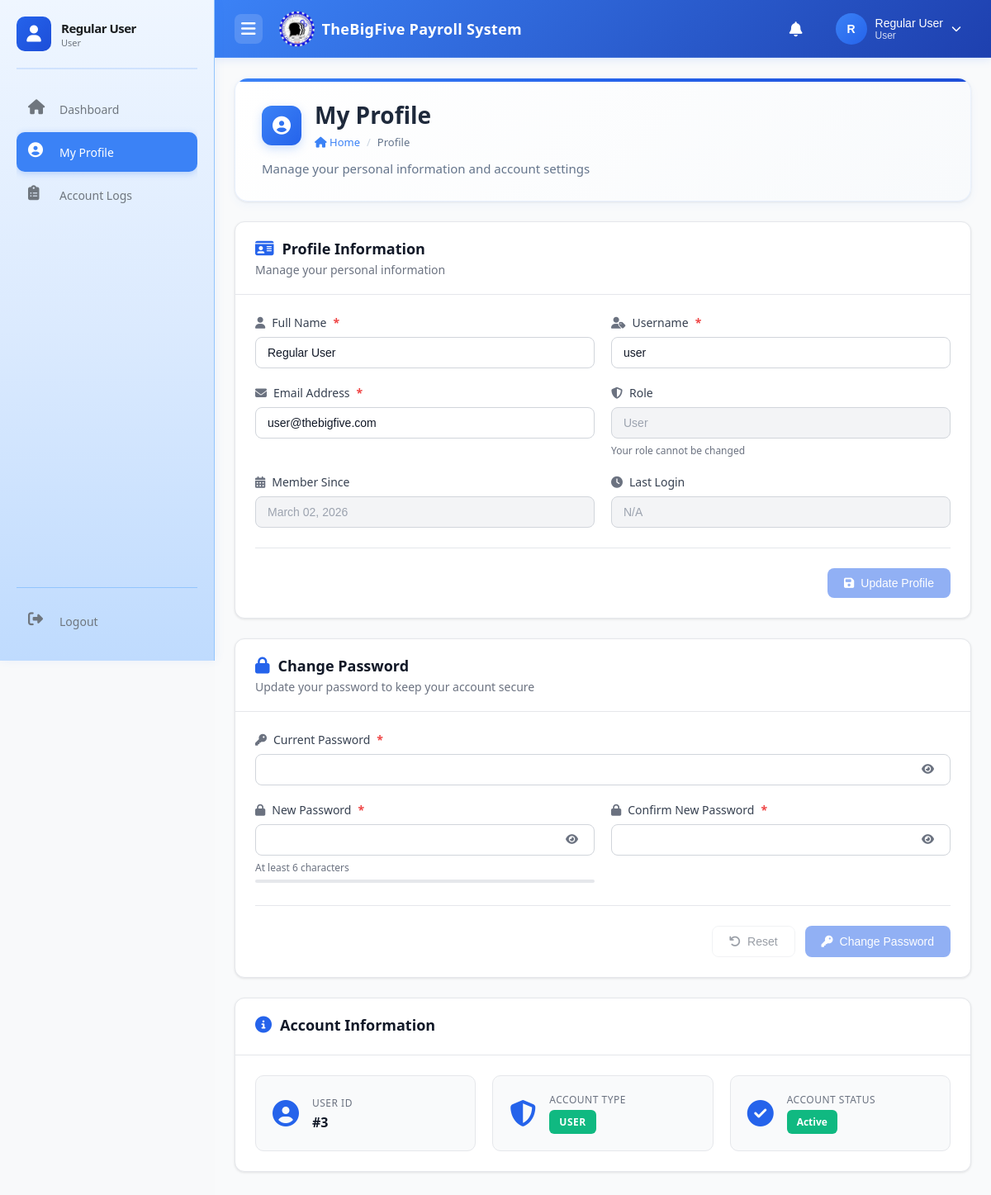
/user/profile.php (signed in), run on the app's committed database.
### tables this page shows
CREATE TABLE IF NOT EXISTS users (
    id INT AUTO_INCREMENT PRIMARY KEY,
    username VARCHAR(50) NOT NULL UNIQUE,
    email VARCHAR(100) NOT NULL UNIQUE,
    password VARCHAR(255) NOT NULL,
    full_name VARCHAR(100) NOT NULL,
    role ENUM('admin', 'staff', 'user') NOT NULL DEFAULT 'user',
    status ENUM('active', 'inactive', 'suspended') NOT NULL DEFAULT 'active',
    created_at TIMESTAMP DEFAULT CURRENT_TIMESTAMP,
    updated_at TIMESTAMP DEFAULT CURRENT_TIMESTAMP ON UPDATE CURRENT_TIMESTAMP,
    last_login TIMESTAMP NULL,
    INDEX idx_username (username),
    INDEX idx_email (email),
    INDEX idx_role (role),
    INDEX idx_status (status)
);

### user/profile.php (the view, shortened to what this page needs)
<?php
require_once 'include/header.php';
require_once 'include/sidebar.php';
try {
    $pdo = getDBConnection();
    $stmt = $pdo->prepare("SELECT id, username, email, full_name, role, created_at, last_login FROM users WHERE id = ?");
    $stmt->execute([$_SESSION['user_id']]);
    $user = $stmt->fetch();
} catch (PDOException $e) {
    $error_message = "Error fetching user data: " . $e->getMessage();
    $user = [];
}
?>
<div class="main-content">
    <div class="page-header">
        <div class="page-header-content">
            <div class="page-header-left">
                <div class="page-title-row">
                    <div class="page-icon">
                        <i class="fas fa-user-circle"></i>
                    </div>
                    <div class="page-title-text">
                        <h1>My Profile</h1>
                        <div class="page-breadcrumb">
                            <a href="dashboard_user.php"><i class="fas fa-home"></i> Home</a>
                            <span class="page-breadcrumb-separator">/</span>
                            <span>Profile</span>
                        </div>
                    </div>
                </div>
                <p class="page-subtitle">Manage your personal information and account settings</p>
            </div>
        </div>
    </div>
    <div class="card">
        <div class="card-header">
            <h3 class="card-title">
                <i class="fas fa-id-card"></i> Profile Information
            </h3>
            <p class="card-subtitle">Manage your personal information</p>
        </div>
        <div class="card-body">
            <form method="POST" action="" id="profileForm">
                <div class="form-grid">
                    <div class="form-group">
                        <label for="full_name" class="form-label">
                            <i class="fas fa-user"></i> Full Name <span class="required">*</span>
                        </label>
                        <input type="text"
                               id="full_name"
                               name="full_name"
                               class="form-input"
                               value="<?php echo htmlspecialchars($user['full_name'] ?? ''); ?>"
                               required>
                    </div>
                    <div class="form-group">
                        <label for="username" class="form-label">
                            <i class="fas fa-user-tag"></i> Username <span class="required">*</span>
                        </label>
                        <input type="text"
                               id="username"
                               name="username"
                               class="form-input"
                               value="<?php echo htmlspecialchars($user['username'] ?? ''); ?>"
                               required>
                    </div>
                    <div class="form-group">
                        <label for="email" class="form-label">
                            <i class="fas fa-envelope"></i> Email Address <span class="required">*</span>
                        </label>
                        <input type="email"
                               id="email"
                               name="email"
                               class="form-input"
                               value="<?php echo htmlspecialchars($user['email'] ?? ''); ?>"
                               required>
                    </div>
                    <div class="form-group">
                        <label for="role" class="form-label">
                            <i class="fas fa-shield-alt"></i> Role
                        </label>
                        <input type="text"
                               id="role"
                               class="form-input"
                               value="<?php echo ucfirst($user['role'] ?? 'User'); ?>"
                               disabled>
                        <small class="form-help">Your role cannot be changed</small>
                    </div>
                    <div class="form-group">
                        <label for="member_since" class="form-label">
                            <i class="fas fa-calendar-alt"></i> Member Since
                        </label>
                        <input type="text"
                               id="member_since"
                               class="form-input"
                               value="<?php echo $user['created_at'] ? date('F d, Y', strtotime($user['created_at'])) : 'N/A'; ?>"
                               disabled>
                    </div>
                    <div class="form-group">
                        <label for="last_login" class="form-label">
                            <i class="fas fa-clock"></i> Last Login
                        </label>
                        <input type="text"
                               id="last_login"
                               class="form-input"
                               value="<?php echo $user['last_login'] ? date('M d, Y h:i A', strtotime($user['last_login'])) : 'N/A'; ?>"
                               disabled>
                    </div>
                </div>
                <div class="form-actions">
                    <button type="submit" name="update_profile" class="btn btn-primary" id="btnUpdateProfile" disabled>
                        <i class="fas fa-save"></i> Update Profile
                    </button>
                </div>
            </form>
        </div>
    </div>
    <div class="card">
        <div class="card-header">
            <h3 class="card-title">
                <i class="fas fa-lock"></i> Change Password
            </h3>
            <p class="card-subtitle">Update your password to keep your account secure</p>
        </div>
        <div class="card-body">
            <form method="POST" action="" id="passwordForm">
                <div class="form-grid">
                    <div class="form-group full-width">
                        <label for="current_password" class="form-label">
                            <i class="fas fa-key"></i> Current Password <span class="required">*</span>
                        </label>
                        <div class="password-input-wrapper">
                            <input type="password"
                                   id="current_password"
                                   name="current_password"
                                   class="form-input"
                                   required>
                            <button type="button" class="password-toggle" onclick="togglePassword('current_password')">
                                <i class="fas fa-eye"></i>
                            </button>
                        </div>
                    </div>
                    <div class="form-group">
                        <label for="new_password" class="form-label">
                            <i class="fas fa-lock"></i> New Password <span class="required">*</span>
                        </label>
                        <div class="password-input-wrapper">
                            <input type="password"
                                   id="new_password"
                                   name="new_password"
                                   class="form-input"
                                   minlength="6"
                                   required>
                            <button type="button" class="password-toggle" onclick="togglePassword('new_password')">
                                <i class="fas fa-eye"></i>
                            </button>
                        </div>
                        <small class="form-help">At least 6 characters</small>
                        <div class="password-strength"><div class="password-strength-bar"></div></div>
                    </div>
                    <div class="form-group">
                        <label for="confirm_password" class="form-label">
                            <i class="fas fa-lock"></i> Confirm New Password <span class="required">*</span>
                        </label>
                        <div class="password-input-wrapper">
                            <input type="password"
                                   id="confirm_password"
                                   name="confirm_password"
                                   class="form-input"
                                   minlength="6"
                                   required>
                            <button type="button" class="password-toggle" onclick="togglePassword('confirm_password')">
                                <i class="fas fa-eye"></i>
                            </button>
                        </div>
                    </div>
                </div>
                <div class="form-actions">
                    <button type="button" class="btn btn-secondary" id="btnResetPassword" onclick="resetPasswordForm()" disabled>
                        <i class="fas fa-undo"></i> Reset
                    </button>
                    <button type="submit" name="change_password" class="btn btn-primary" id="btnChangePassword" disabled>
                        <i class="fas fa-key"></i> Change Password
                    </button>
                </div>
            </form>
        </div>
    </div>
    <div class="card">
        <div class="card-header">
            <h3 class="card-title">
                <i class="fas fa-info-circle"></i> Account Information
            </h3>
        </div>
        <div class="card-body">
            <div class="info-grid">
                <div class="info-item">
                    <i class="fas fa-user-circle"></i>
                    <div class="info-content">
                        <span class="info-label">User ID</span>
                        <span class="info-value">#<?php echo $user['id']; ?></span>
                    </div>
                </div>
                <div class="info-item">
                    <i class="fas fa-shield-alt"></i>
                    <div class="info-content">
                        <span class="info-label">Account Type</span>
                        <span class="info-value">
                            <span class="badge-role badge-<?php echo $user['role']; ?>">
                                <?php echo ucfirst($user['role']); ?>
                            </span>
                        </span>
                    </div>
                </div>
                <div class="info-item">
                    <i class="fas fa-check-circle"></i>
                    <div class="info-content">
                        <span class="info-label">Account Status</span>
                        <span class="info-value">
                            <span class="badge-status badge-active">Active</span>
                        </span>
                    </div>
                </div>
            </div>
        </div>
    </div>
</div>
<link rel="stylesheet" href="../assets/css/profile.css">
<?php
require_once 'include/footer.php';
?>

### assets/css/dashboard.css (style rules this page uses)
:root { --sidebar-width: 260px; --sidebar-collapsed-width: 78px; --primary-color: #3b82f6; --primary-hover: #2563eb; --text-primary: #1a1d1f; --text-secondary: #6f767e; --bg-primary: linear-gradient(180deg, #dbeafe 0%, #bfdbfe 100%); --bg-secondary: #f8f9fa; --bg-hover: #e0f2fe; --border-color: #93c5fd; --shadow: 0 4px 6px rgba(59, 130, 246, 0.1); --transition: all 0.3s ease; --header-bg: linear-gradient(135deg, #3b82f6 0%, #1e40af 100%); --sidebar-bg: linear-gradient(180deg, #eff6ff 0%, #dbeafe 50%, #bfdbfe 100%); }
* { margin: 0; padding: 0; box-sizing: border-box; }
body { font-family: 'Segoe UI', Tahoma, Geneva, Verdana, sans-serif; background-color: var(--bg-secondary); color: var(--text-primary); transition: var(--transition); }
.main-content { margin-left: var(--sidebar-width); padding: 24px; }
.sidebar.loaded ~ .main-content { transition: margin-left 0.3s ease; }
.page-header { background: linear-gradient(135deg, #ffffff 0%, #f8fafc 100%); border-radius: 16px; padding: 28px 32px; margin-bottom: 28px; box-shadow: 0 1px 3px rgba(0, 0, 0, 0.08), 0 4px 12px rgba(59, 130, 246, 0.05); border: 1px solid rgba(59, 130, 246, 0.1); position: relative; overflow: hidden; width: 100%; }
.page-header::before { content: ''; position: absolute; top: 0; left: 0; right: 0; height: 4px; background: linear-gradient(90deg, #3b82f6 0%, #2563eb 50%, #1d4ed8 100%); }
.page-header-content { display: flex; align-items: center; justify-content: space-between; gap: 24px; flex-wrap: wrap; width: 100%; }
.page-header-left { flex: 1 1 auto; min-width: 250px; }
.page-title-row { display: flex; align-items: center; gap: 16px; margin-bottom: 12px; }
.page-icon { width: 48px; height: 48px; background: linear-gradient(135deg, #3b82f6 0%, #2563eb 100%); border-radius: 12px; display: flex; align-items: center; justify-content: center; color: white; font-size: 22px; flex-shrink: 0; box-shadow: 0 4px 12px rgba(59, 130, 246, 0.25); }
.page-title-text h1 { font-size: 28px; font-weight: 700; color: #1e293b; margin: 0; line-height: 1.2; }
.page-breadcrumb { display: flex; align-items: center; gap: 8px; font-size: 13px; color: #64748b; margin-top: 6px; }
.page-breadcrumb a { color: #3b82f6; text-decoration: none; transition: color 0.2s; }
.page-breadcrumb-separator { color: #cbd5e1; }
.page-subtitle { color: #64748b; font-size: 15px; margin: 8px 0 0 0; line-height: 1.5; }
.main-content { margin-left: var(--sidebar-width); margin-top: 70px; transition: var(--transition); padding: 24px; min-height: calc(100vh - 70px); }

### data on the page
users: full_name "Regular User", username "user", email "user@thebigfive.com", role "User", created_at "March 02, 2026", last_login "N/A", id "3", role "USER"

### other printed values
$user_initial "R"
$user_name "Regular User"
$user_role "User"
$_SESSION['full_name'] "Regular User"
$_SESSION['role'] "User"
